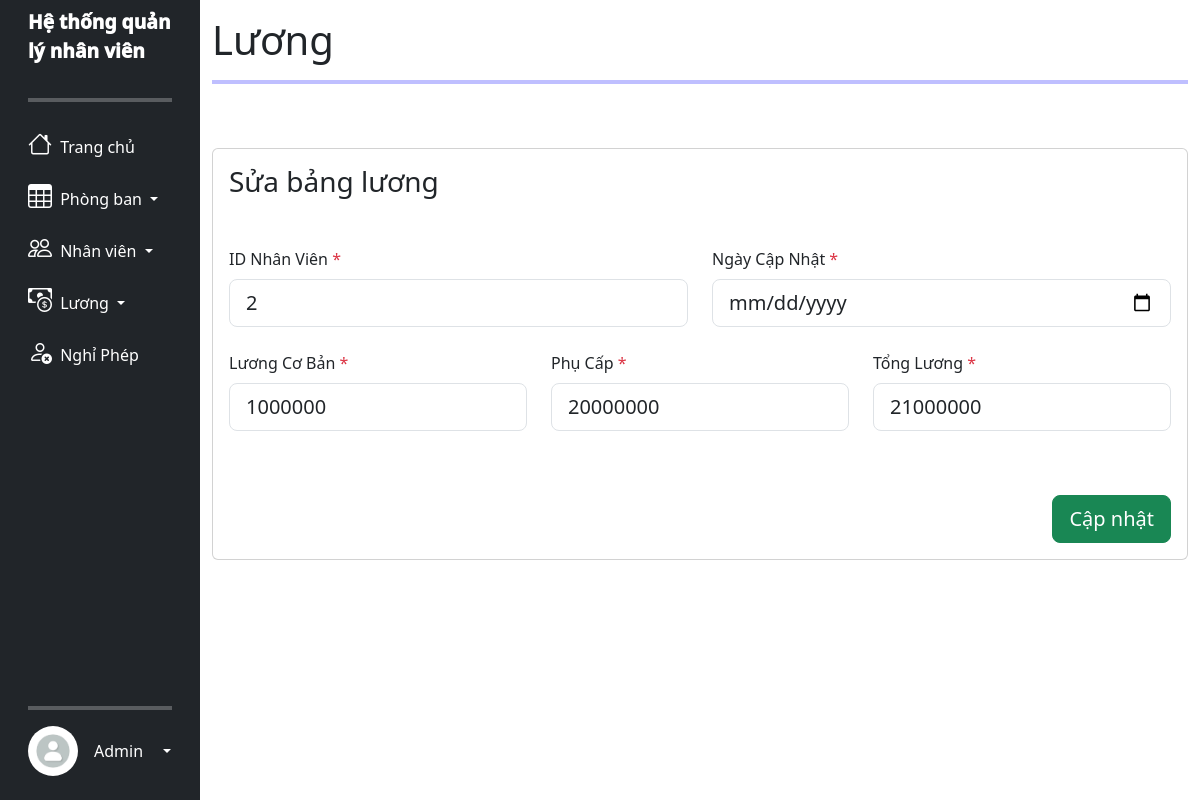
The app's page /edit_salary.php?id=1 (signed in) with its own data.
### tables this page shows
CREATE TABLE `luong_tbl` (
  `id_luong` int(255) NOT NULL,
  `id_nhanvien` int(255) NOT NULL,
  `luong_co_ban` bigint(255) NOT NULL,
  `phu_cap` bigint(255) NOT NULL,
  `tong_luong` bigint(255) NOT NULL,
  `ngay_them` timestamp NOT NULL DEFAULT current_timestamp() ON UPDATE current_timestamp(),
  `ngay_cap_nhat` date NOT NULL
);

### edit_salary.php (the view, shortened to what this page needs)
<?php
require_once ('connect_db.php');
$id = $_GET['id'];
$id_nv = $date = "";
$luong_co_ban = $phu_cap = $tong_luong = 0;
$idErr = $cbErr = $pcErr = $dateErr = "";
$query = "SELECT * FROM luong_tbl WHERE id_luong=$id";
$salary_result = $con->query($query);
if (mysqli_num_rows($salary_result) == 1) {
    $salary = mysqli_fetch_assoc($salary_result);
    $id_nv = $salary['id_nhanvien'];
    $luong_co_ban = $salary['luong_co_ban'];
    $phu_cap = $salary['phu_cap'];
    $tong_luong = $salary['tong_luong'];
}
if (isset($_SESSION['username']) && isset($_SESSION['user_type']) && $_SESSION['logged_in']) {
    ?>
    <!DOCTYPE html>
    <html lang="en">
    <head>
        <link href="https://cdn.jsdelivr.net/npm/bootstrap@5.3.3/dist/css/bootstrap.min.css" rel="stylesheet">
        <link rel="stylesheet" href="https://cdn.jsdelivr.net/npm/bootstrap-icons@1.11.3/font/bootstrap-icons.min.css">
        <link href="https://cdn.datatables.net/v/bs5/dt-2.0.5/datatables.min.css" rel="stylesheet">
        <link rel="stylesheet" href="main.css">
    </head>
    <body>
        <div class="side_bar">
            <div class="container-fluid">
                <div class="row flex-nowrap">
                    <?php echo file_get_contents("baseUI.html"); ?>
                    <div class="col py-3">
                        <h1>Lương</h1>
                        <hr style="border: 2px solid blue">
                        <br><br>
                        <div class="card card-registration">
                            <div class="card-body">
                                <h3 class="mb-4 pb-2 pb-md-0 mb-md-5">Sửa bảng lương</h3>
                                <form method="post">
                                    <div class="row">
                                        <div class="col-md-6 mb-4">
                                            <div class="form-outline">
                                                <label class="form-label" for="firstName">ID Nhân Viên</label> <span
                                                    class="error text-danger"> * <?php echo $idErr; ?></span>
                                                <input type="text" name="id_nv" class="form-control form-control-lg"
                                                    value="<?php echo $id_nv ?>" />
                                            </div>
                                        </div>
                                        <div class="col-md-6 mb-4 d-flex align-items-center">
                                            <div class="form-outline datepicker w-100">
                                                <label for="birthdayDate" class="form-label">Ngày Cập Nhật</label> <span
                                                    class="error text-danger"> *<?php echo $dateErr ?></span>
                                                <input type="date" class="form-control form-control-lg" name="date" />
                                            </div>
                                        </div>
                                    </div>
                                    <div class="row">
                                        <div class="col-md-4 mb-4 pb-2">
                                            <div class="form-outline">
                                                <label class="form-label" for="emailAddress">Lương Cơ Bản</label> <span
                                                    class="error text-danger"> * <?php echo $cbErr; ?></span>
                                                <input type="text" name="luong_co_ban" id="luong_co_ban"
                                                    class="form-control form-control-lg" oninput="updateSalary(this.value)"
                                                    value="<?php echo $luong_co_ban ?>" />
                                            </div>
                                        </div>
                                        <div class="col-md-4 mb-4 pb-2">
                                            <div class="form-outline">
                                                <label class="form-label" for="phoneNumber">Phụ Cấp</label> <span
                                                    class="error text-danger"> * <?php echo $pcErr; ?></span>
                                                <input type="tel" name="phu_cap" id="phu_cap"
                                                    class="form-control form-control-lg" oninput="updateSalary(this.value )"
                                                    value="<?php echo $phu_cap ?>" />
                                            </div>
                                        </div>
                                        <div class="col-md-4 mb-4 pb-2">
                                            <div class="form-outline">
                                                <label class="form-label" for="phoneNumber">Tổng Lương</label> <span
                                                    class="error text-danger"> * </span>
                                                <input type="tel" name="tong_luong" class="form-control form-control-lg"
                                                    id="tong_luong" value="<?php echo $tong_luong ?>" />
                                            </div>
                                        </div>
                                    </div>
                                    <div class="mt-4 pt-2">
                                        <input class="btn btn-success btn-lg float-end" type="submit" name="submit"
                                            value="Cập nhật" />
                                    </div>
                                </form>
                            </div>
                        </div>
                    </div>
                </div>
            </div>
        </div>
    </body>
    </html>
    <?php
} else {
    header("Location: error.html");
    exit();
}
?>

### main.css (style rules this page uses)
:root { font-family: 'Poppins', sans-serif; font-family: 'Kaisei Tokumin', serif; }
.error { color: red; }
.title { font-size: larger !important; font-weight: 1000 !important; }
.main-side-item, .side-item { min-width: 100%; }

### records on screen
luong_tbl: id_nv "2", luong_co_ban "1000000", phu_cap "20000000", tong_luong "21000000"

### other values on screen
file_get_contents("baseUI.html") "Hệ thống quản lý nhân viên Trang chủ Phòng ban Nhân viên Lương Nghỉ Phép Admin"
